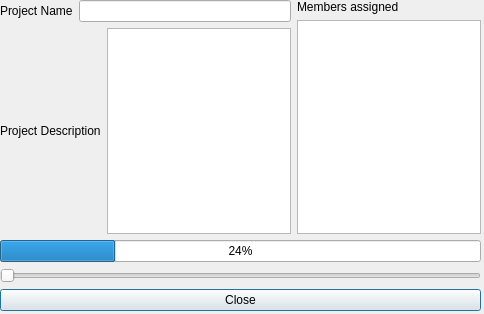
<?xml version="1.0" encoding="UTF-8"?>
<ui version="4.0">
 <class>info</class>
 <widget class="QDialog" name="info">
  <property name="geometry">
   <rect>
    <x>0</x>
    <y>0</y>
    <width>484</width>
    <height>314</height>
   </rect>
  </property>
  <property name="windowTitle">
   <string>Dialog</string>
  </property>
  <widget class="QWidget" name="layoutWidget">
   <property name="geometry">
    <rect>
     <x>0</x>
     <y>0</y>
     <width>481</width>
     <height>311</height>
    </rect>
   </property>
   <layout class="QVBoxLayout" name="verticalLayout_5">
    <item>
     <layout class="QVBoxLayout" name="verticalLayout_4">
      <item>
       <layout class="QHBoxLayout" name="horizontalLayout_3">
        <item>
         <layout class="QVBoxLayout" name="verticalLayout_2">
          <item>
           <layout class="QHBoxLayout" name="horizontalLayout">
            <item>
             <widget class="QLabel" name="label">
              <property name="text">
               <string>Project Name</string>
              </property>
             </widget>
            </item>
            <item>
             <widget class="QLineEdit" name="lineEdit"/>
            </item>
           </layout>
          </item>
          <item>
           <layout class="QHBoxLayout" name="horizontalLayout_2">
            <item>
             <widget class="QLabel" name="label_2">
              <property name="text">
               <string>Project Description</string>
              </property>
             </widget>
            </item>
            <item>
             <widget class="QTextEdit" name="textEdit"/>
            </item>
           </layout>
          </item>
         </layout>
        </item>
        <item>
         <layout class="QVBoxLayout" name="verticalLayout_3">
          <item>
           <widget class="QLabel" name="label_4">
            <property name="text">
             <string>Members assigned</string>
            </property>
           </widget>
          </item>
          <item>
           <widget class="QListView" name="listView"/>
          </item>
         </layout>
        </item>
       </layout>
      </item>
      <item>
       <layout class="QVBoxLayout" name="verticalLayout">
        <item>
         <widget class="QProgressBar" name="progressBar">
          <property name="value">
           <number>24</number>
          </property>
         </widget>
        </item>
        <item>
         <widget class="QSlider" name="horizontalSlider">
          <property name="orientation">
           <enum>Qt::Orientation::Horizontal</enum>
          </property>
         </widget>
        </item>
       </layout>
      </item>
     </layout>
    </item>
    <item>
     <widget class="QPushButton" name="pushButton">
      <property name="text">
       <string>Close</string>
      </property>
     </widget>
    </item>
   </layout>
  </widget>
 </widget>
 <resources/>
 <connections/>
</ui>
